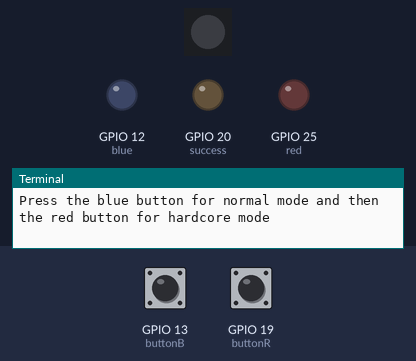
Recording of a program running on a simulated Raspberry Pi (BCM pin numbers). On the bench: 1 RGB LEDs in strip order, left to right, output pins drawn as LEDs (lit = HIGH), the last lines printed to the terminal. The test bench sets the inputs (shaded band); at power-on: GPIO 13 (buttonB) HIGH, GPIO 19 (buttonR) HIGH. Random numbers come from a fixed seed.

Above: at 1.2 s.
1.3 s: GPIO 13 (buttonB) pulled LOW for 0.15 s
At 6.2 s:
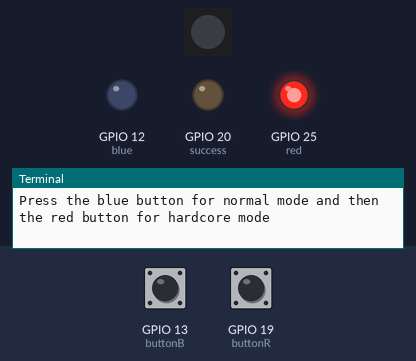
7.4 s: GPIO 19 (buttonR) pulled LOW for 0.15 s
At 7.59 s:
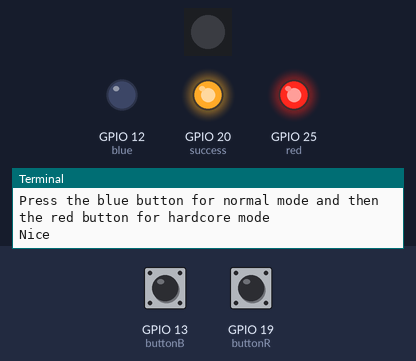
At 9.03 s:
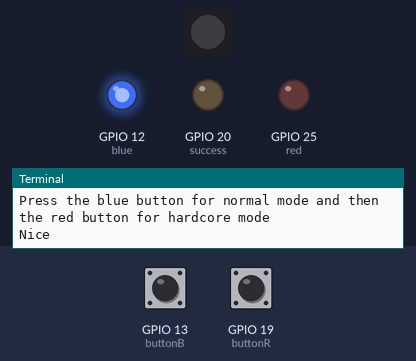
Timing chart, 0 to 16.5 s (numbered marks = the images above; inputs shaded):
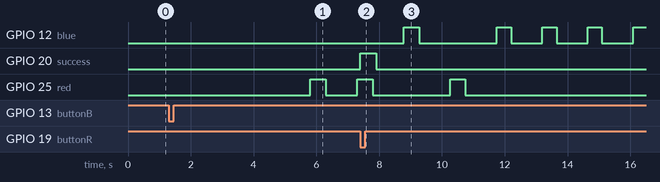

The program:

led_game.py
```python
import gpiozero as GPIO
import time
import asyncio
import random

buttonR = GPIO.Button(19)
buttonB = GPIO.Button(13)
led = GPIO.RGBLED(18, 23, 24, pwm=False)
red = GPIO.LED(25)
blue = GPIO.LED(12)
success = GPIO.LED(20)
global hit
hit = 0
print("Press the blue button for normal mode and then the red button for hardcore mode")
buttonB.wait_for_press()
mode = "normal"
buttonR.wait_for_press(timeout=3)
if buttonR.is_pressed:
	mode = "hardcore"
time.sleep(.5)
times = .5

def add_score():
	global hit
	print("Nice")
	success.on()
	time.sleep(.5)
	success.off()
	hit+=1

def check_press_red():
    if mode == "normal":
        if red.is_lit:
            add_score()
    else:
        if led.color == (1, 0, 0):
            add_score()

def check_press_blue():
	if mode == "normal":
		if blue.is_lit:
			add_score()
	else:
		if led.color == (0, 0, 1):
			add_score()


buttonR.when_pressed = check_press_red
buttonB.when_pressed = check_press_blue


async def light(interval, hit):
    if mode == "normal":
        random.choice([red.on, blue.on])()
        await asyncio.sleep(interval)
        red.off()
        blue.off()
    else:
        led.color = random.choice([(1, 0, 0), (0, 0, 1)])
        await asyncio.sleep(interval)
        led.off()


async def run(times, hit):
	while times > .1:
		await asyncio.sleep(1)
		await light(times, hit)
		times -= .01


loop = asyncio.get_event_loop()
loop.run_until_complete(run(times, hit))

print(f"Score:  {hit}/{.4/.01}")
num = 5
while num > 0:
	success.on()
	time.sleep(.2)
	success.off()
	time.sleep(.2)
	num -=1
```

Measured:
- after the input at 1.3 s, GPIO 25 (red): LOW → HIGH after 4.5 s, → LOW 0.50 s later, → HIGH 1.0 s later
- after the input at 7.4 s, GPIO 20 (success): LOW → HIGH at once, → LOW 0.50 s later
